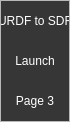
        <widget class="QFrame" name="frame_left_menu">
         <property name="minimumSize">
          <size>
           <width>70</width>
           <height>0</height>
          </size>
         </property>
         <property name="maximumSize">
          <size>
           <width>70</width>
           <height>16777215</height>
          </size>
         </property>
         <property name="frameShape">
          <enum>QFrame::StyledPanel</enum>
         </property>
         <property name="frameShadow">
          <enum>QFrame::Raised</enum>
         </property>
         <layout class="QVBoxLayout" name="verticalLayout_3">
          <property name="leftMargin">
           <number>0</number>
          </property>
          <property name="topMargin">
           <number>0</number>
          </property>
          <property name="rightMargin">
           <number>0</number>
          </property>
          <property name="bottomMargin">
           <number>0</number>
          </property>
          <item alignment="Qt::AlignTop">
           <widget class="QFrame" name="frame_top_menus">
            <property name="frameShape">
             <enum>QFrame::NoFrame</enum>
            </property>
            <property name="frameShadow">
             <enum>QFrame::Raised</enum>
            </property>
            <layout class="QVBoxLayout" name="verticalLayout_4">
             <property name="spacing">
              <number>0</number>
             </property>
             <property name="leftMargin">
              <number>0</number>
             </property>
             <property name="topMargin">
              <number>0</number>
             </property>
             <property name="rightMargin">
              <number>0</number>
             </property>
             <property name="bottomMargin">
              <number>0</number>
             </property>
             <item>
              <widget class="QPushButton" name="btn_page_1">
               <property name="minimumSize">
                <size>
                 <width>0</width>
                 <height>40</height>
                </size>
               </property>
               <property name="styleSheet">
                <string notr="true">QPushButton {
	color: rgb(255, 255, 255);
	background-color: rgb(54, 54, 54);
	border: 0px solid;
}
QPushButton:hover {
	background-color:rgb(40, 40, 40);
}</string>
               </property>
               <property name="text">
                <string>URDF to SDF</string>
               </property>
              </widget>
             </item>
             <item>
              <widget class="QPushButton" name="btn_page_2">
               <property name="minimumSize">
                <size>
                 <width>0</width>
                 <height>40</height>
                </size>
               </property>
               <property name="styleSheet">
                <string notr="true">QPushButton {
	color: rgb(255, 255, 255);
	background-color: rgb(54, 54, 54);
	border: 0px solid;
}
QPushButton:hover {
	background-color:rgb(40, 40, 40);
}</string>
               </property>
               <property name="text">
                <string>Launch</string>
               </property>
              </widget>
             </item>
             <item>
              <widget class="QPushButton" name="btn_page_3">
               <property name="minimumSize">
                <size>
                 <width>0</width>
                 <height>40</height>
                </size>
               </property>
               <property name="styleSheet">
                <string notr="true">QPushButton {
	color: rgb(255, 255, 255);
	background-color: rgb(54, 54, 54);
	border: 0px solid;
}
QPushButton:hover {
	background-color:rgb(40, 40, 40);
}</string>
               </property>
               <property name="text">
                <string>Page 3</string>
               </property>
              </widget>
             </item>
            </layout>
           </widget>
          </item>
         </layout>
        </widget>
